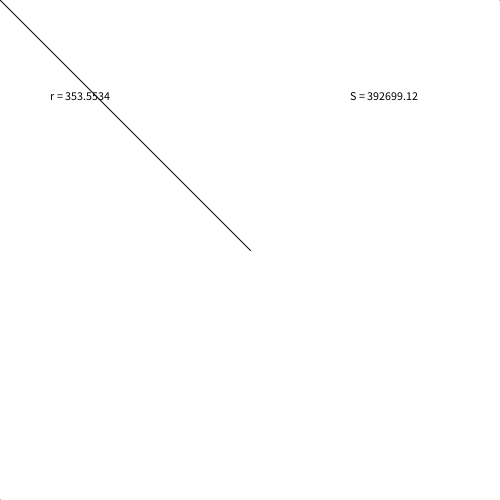
Frame 1 (no input)
Frame 60 (the mouse pressed at the canvas centre just before this capture): identical to frame 1, image omitted
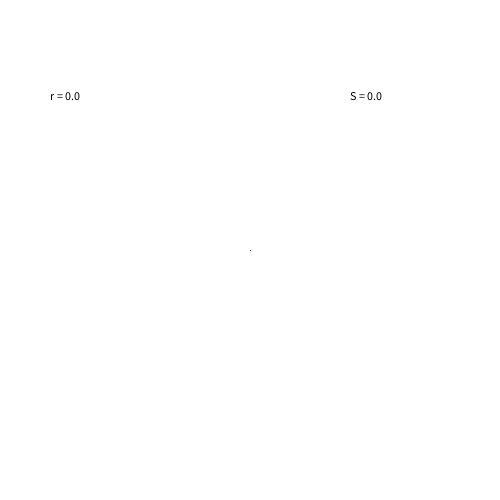
Frame 120 (the mouse held since frame 60 and released just before this capture)

The Processing sketch that drew these frames (run headless with seeded random() and noise(); from frame 60 on, the mouse is pressed at the canvas centre):

// Processing sketch: basic_CircleArea
// ── basic_CircleArea.pde
//basic_CircleArea
//Draw the circleArea
//2022/05/09
//1-4-45 Taiyu Honma
void setup(){
  size(500,500);
}
void draw(){
  background(255);
  fill(255);
  float r = sqrt(pow(mouseX-250,2)+pow(mouseY-250,2));
  float s = r*r*PI;
  circle(250,250,r*2);
  line(250,250,mouseX,mouseY);
  fill(0);
  text("r = "+r,50,100);
  text("S = "+s,350,100);
}
